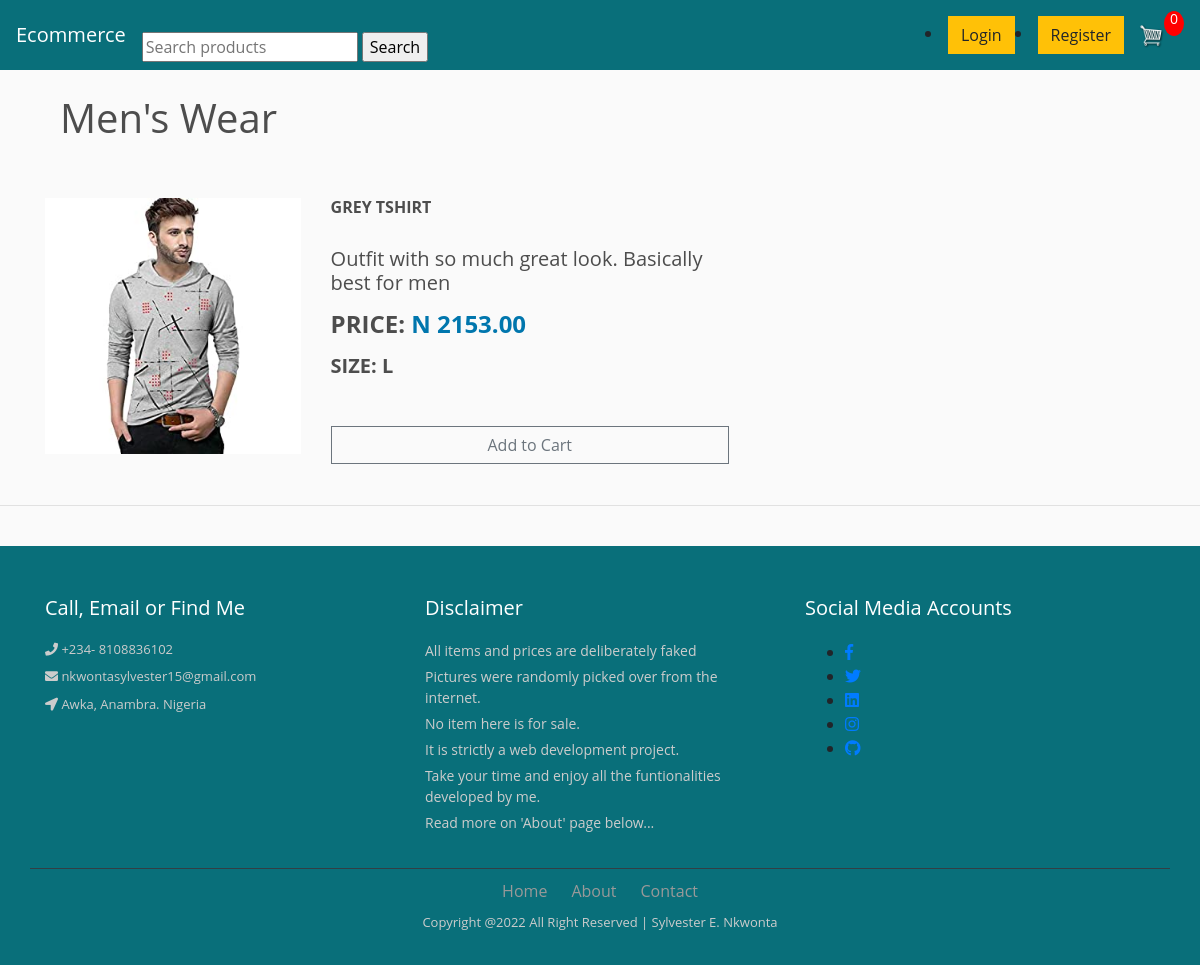
/category/mens-wear/, run on an earlier commit of the app's database.
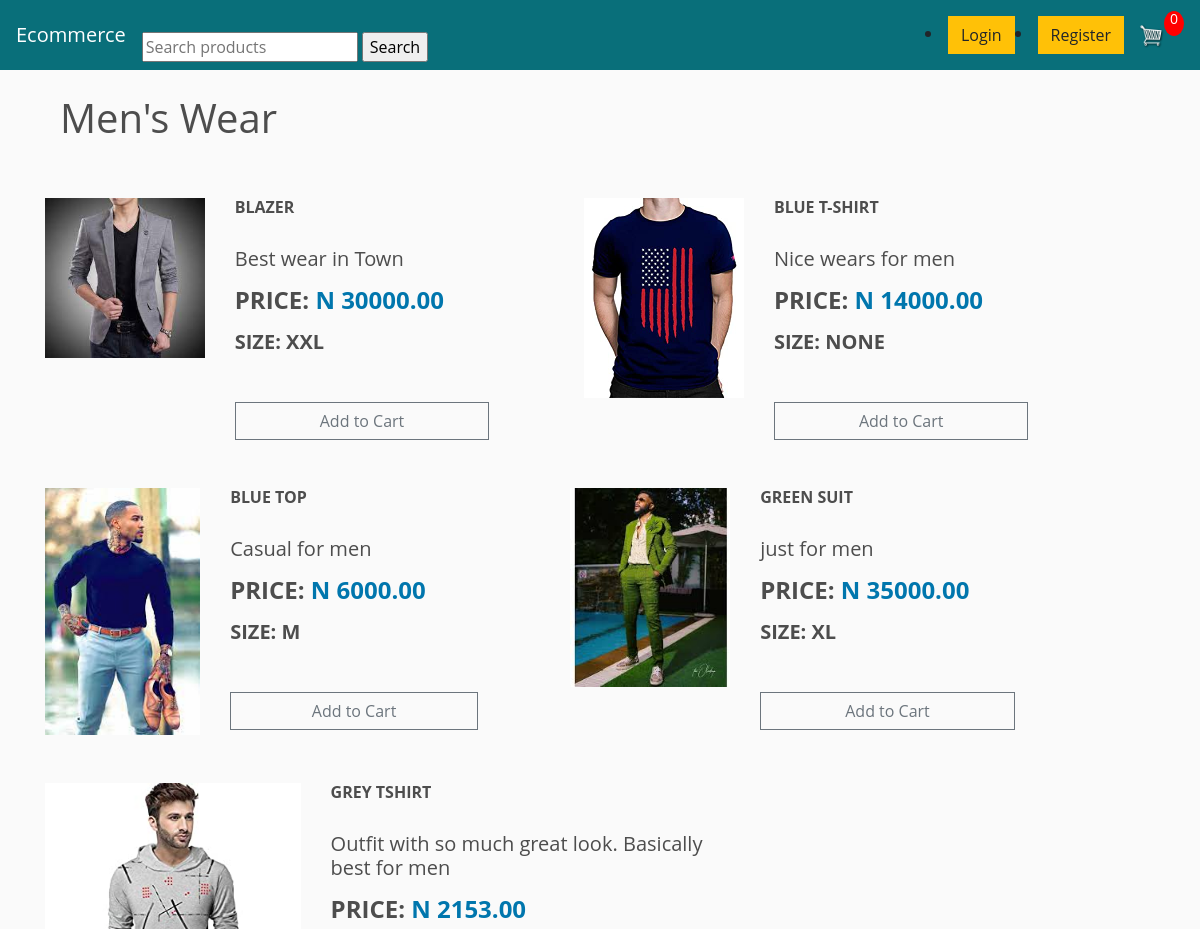
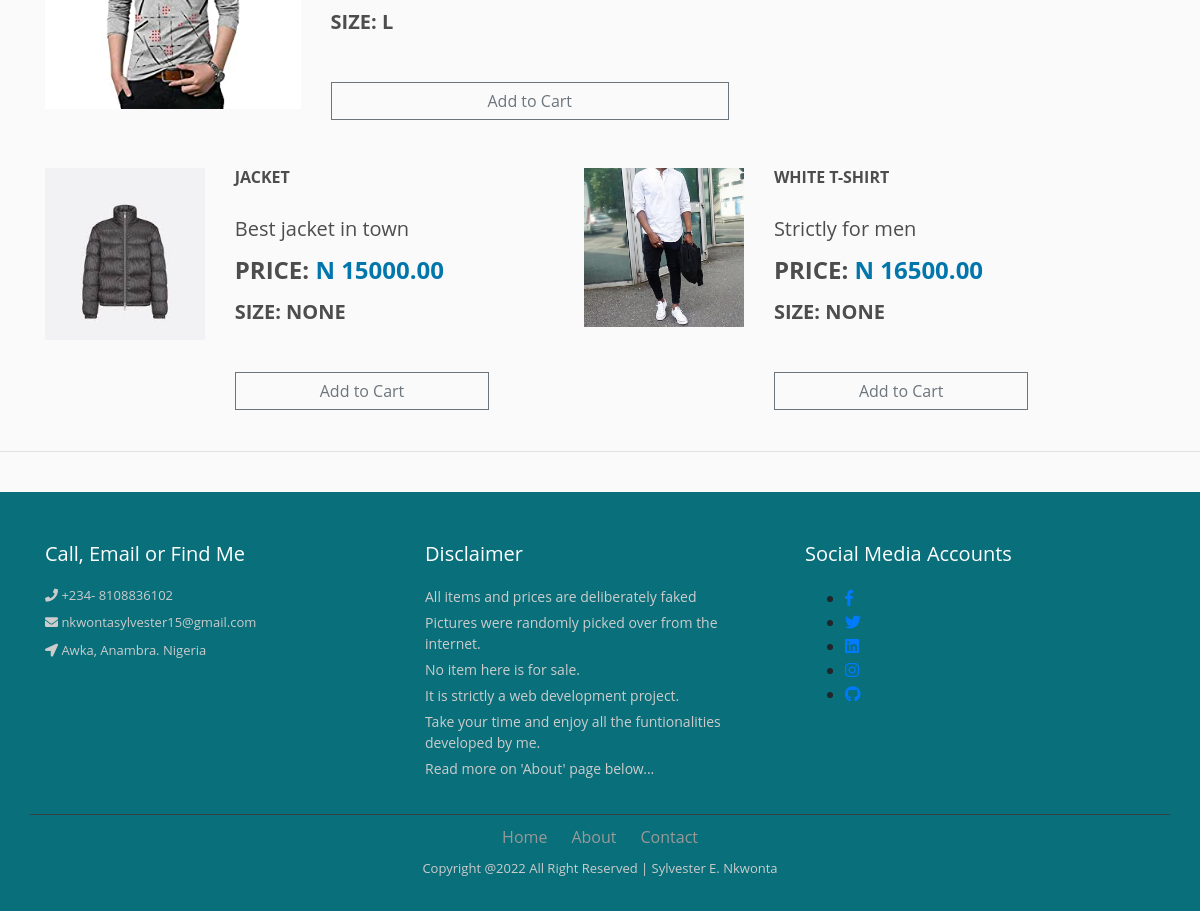
And on a later commit of the database (2 pictures, top to bottom).
### e_commerce/models.py (models this page shows, shortened)
class Category(models.Model):
    name = models.CharField(max_length=40, verbose_name='name')
    slug = models.SlugField(max_length=200, unique=True, null=True, blank=True)
    class  Meta:  #new
        verbose_name_plural  =  "Categories"

class Product(models.Model):
    name = models.CharField(max_length=150)
    slug = models.SlugField(max_length=200, unique=True, null=True, blank=True)
    price = models.DecimalField(max_digits=7, decimal_places=2)
    image = models.ImageField(upload_to='product_image', null=True, blank=True)
    digital = models.BooleanField(default=False, null=True, blank=True)
    category = models.ForeignKey(Category, on_delete=models.CASCADE,default=1)
    description = models.CharField(max_length=250, default='', null=True, blank=True)
    size = models.CharField(max_length=200, null=True, blank=True, help_text='Input size of product')
    class Meta:
        ordering = ['name']

### e_commerce/views.py (the view)
# urls.py: path('category/<slug:slug>/', views.category_details, name="category-details"),
def category_details(request, slug):
    data = cartData(request)
    cartItems = data['cartItems']
    cate = get_object_or_404(Category, slug=slug)
    context = {
        'cate': cate,
        'cartItems': cartItems,
    }
    return render(request, 'e_commerce/category_details.html', context)

### e_commerce/utils.py (called while the page is built, shortened)
def cookieCart(request):
        try:
            cart = json.loads(request.COOKIES['cart'])
        except:
            cart = {}
        print('Cart:', cart)
        items = []
        order = {'get_cart_total':0, 'get_cart_items':0, 'shipping': False}
        cartItems = order['get_cart_items']
        return {'cartItems': cartItems, 'order':order, 'items': items}

def cartData(request):
    if request.user.is_authenticated:
        customer = request.user.customer
        order, created = Order.objects.get_or_create(customer=customer, complete=False)
        items = order.orderitem_set.all()
        cartItems = order.get_cart_items
    else:
        cookieData = cookieCart(request)
        cartItems = cookieData['cartItems']
        order = cookieData['order']
        items = cookieData['items']
    return {'cartItems': cartItems, 'order':order, 'items': items}

### e_commerce/templates/e_commerce/category_details.html (shortened to what this page needs)
{% extends 'base.html' %}
{% block body %}
  <br>
  <div class="container">
    {% block title %} <h1>{{ cate.name }}</h1>{% endblock %}
    <div class="row">
        {% if cate.product_set.all %}
        {% for cates in cate.product_set.all %}
        <div class="container-fliud mt-4">
            <div class="wrapper row mt-4">
                <div class="preview col-md-4">
                    <div class="preview-pic tab-content">
                      <div class="tab-pane active"><img src="{{ cates.image.url }}" style="width:300px;height:300px,color:text-light"/></div>
                    </div>
                </div>
                <div class="details col-md-6">
                    <h6 class="product-title"> {{ cates.name }} </h6>
                    <h5 class="product-description">{{cates.description }}</h5>
                    <h4 class="price">price: <span>N {{ cates.price }}</span></h4>
                    <h5 class="sizes">size: {{ cates.size }}</h5>
                      <button data-product={{cates.id}}  data-action="add" class="btn btn-outline-secondary add-btn update-cart">Add to Cart</button>
                </div>
            </div>
        </div>
        {% endfor %}
        {% else %}
        <p>Not woorking </p>
        {% endif %}
    </div>
  </div>
{% endblock body %}

### e_commerce/templates/base.html (shortened to what this page needs)
<!DOCTYPE html>
{% load static %}
<html>
  <link href="//maxcdn.bootstrapcdn.com/bootstrap/4.1.1/css/bootstrap.min.css" rel="stylesheet" id="bootstrap-css">
    <head>
      <link rel="stylesheet" href="https://stackpath.bootstrapcdn.com/bootstrap/4.1.3/css/bootstrap.min.css">
      <link rel="stylesheet" href="https://use.fontawesome.com/releases/v5.2.0/css/all.css">
           <link rel="stylesheet" href="https://stackpath.bootstrapcdn.com/bootstrap/4.4.1/css/bootstrap.min.css">
           <link rel="stylesheet" type="text/css" href="{% static 'css/main.css' %}">
    </head>
<body>
  <nav class="navbar navbar-expand-lg navbar-dark bg-dark">
    <a class="navbar-brand" href="{% url 'store' %}">Ecommerce<span class="sr-only">(current)</span></a>
    <br>
    <form action="{% url 'search' %}" method="GET" value="{{request.GET.q}}">
       <br><input type="text" name="q" value="{{request.GET.q}}" placeholder="Search products"/>
      <input type="submit" name="submit" value="Search"/>
      </form>
    <div class="collapse navbar-collapse" id="navbarSupportedContent">
    <div class="form-inline my-2 my-lg-0">
         <br>
      {% if user.is_authenticated %}
      <li class="nav-item active ">
        <a href="{% url 'profile' %}" class="btn btn-warning">Profile<span class="sr-only">(current)</span></a>
      </li>
      <br>
      <li class="nav-item active ">
        <a  href="{% url 'logout' %}" class="btn btn-warning">Logout<span class="sr-only">(current)</span></a>
      </li>
      {% else %}
      <li class="nav-item active">
        <a  href="{% url 'login' %}" class="btn btn-warning">Login<span class="sr-only">(current)</span></a>
      </li>
      <br>
      <li class="nav-item active">
        <a href="{% url 'register' %}" class="btn btn-warning">Register<span class="sr-only">(current)</span></a>
      </li>
      {% endif %}
        <a href="{% url 'cart' %}"><img id="cart-icon" src="{% static 'media/cart.png' %}"></a>
        <h5><p id="cart-total">{{cartItems}}</p></h5>
    </div>
    </div>
</nav>
<div class="container">
          {% block body %}
          {% endblock body %}
  </div>
  <div class="col-md-4 float-center">
  </div>
  <br/>
  <hr>
  <br>
  <footer class="footer">
    <div class="container bottom_border">
    <div class="row">
    <div class=" col-sm-4 col-md col-sm-4  col-10 col">
    <h5 class="headin5_amrc col_white_amrc pt2">Call, Email or Find Me</h5>
    <p><i class="fa fa-phone"></i>  +234- 8108836102 </p>
    <p><i class="fa fa fa-envelope"></i> nkwontasylvester15@gmail.com </p>
    <p><i class="fa fa-location-arrow"></i> Awka, Anambra. Nigeria </p>
    </div>
    <div class=" col-sm-4 col-md  col-6 col">
    <h5 class="headin5_amrc col_white_amrc pt2">Disclaimer</h5>
    <ul class="footer_ul_amrc">
    <li>All items and prices are deliberately faked</li>
    <li>Pictures were randomly picked over from the internet.</li>
    <li>No item here is for sale.</li>
    <li>It is strictly a web development project.</li>
    <li>Take your time and enjoy all the funtionalities developed by me.</li>
    <li>Read more on 'About' page below...</li>
    </ul>
    </div>
    <div class=" col-sm-4 col-md  col-12 col">
    <h5 class="headin5_amrc col_white_amrc pt2">Social Media Accounts</h5>
      <ul class="social_footer_ul_amrc">
      <li><a href="https://web.facebook.com/kiddomantii.elias"><i class="fab fa-facebook-f"></i></a></li>
      <li><a href="https://github.com/sylucck"><i class="fab fa-twitter"></i></a></li>
      <li><a href="https://www.linkedin.com/in/sylvester-nkwonta-718ba21b1/"><i class="fab fa-linkedin"></i></a></li>
      <li><a href="https://www.instagram.com/sylucck/"><i class="fab fa-instagram"></i></a></li>
      <li><a href="https://github.com/sylucck"><i class="fab fa-github"></i></a></li>
      </ul>
    </div>
    </div>
    </div>
    <div class="container">
    <ul class="foote_bottom_ul_amrc">
    <li><a href="">Home</a></li>
    <li><a href="">About</a></li>
    <li><a href="">Contact</a></li>
    </ul>
    <p class="text-center">Copyright @2022 All Right Reserved | Sylvester E. Nkwonta</a></p>
    </div>
    </footer>
</body>
</html>
</body>
</html>

### static/css/main.css (style rules this page uses)
nav { background-color: green; }
body { background-color:hsl(0, 0%, 98%); }
h1,h2,h3,h4,h5,h6 { color:hsl(0, 0%, 30%); }
.bg-dark { background-color: #096f7a!important; }
#cart-icon { width:25px; display: inline-block; margin-left: 15px; }
#cart-total { display: block; text-align: center; color:#fff; background-color: red; width: 20px; height: 25px; border-radius: 50%; font-size: 14px; }
.btn { border-radius: 0; }
.col_white_amrc { color:#FFF; }
footer { width:100%; background-color:#096f7a; min-height:250px; padding:10px 0px 25px 0px ; }
.pt2 { padding-top:40px ; margin-bottom:20px ; }
footer p { font-size:13px; color:#CCC; padding-bottom:0px; margin-bottom:8px; }
.footer_ul_amrc { margin:0px ; color:#CCC; list-style-type:none ; font-size:14px; padding:0px 0px 10px 0px ; }
.footer_ul_amrc li { padding:0px 0px 5px 0px; color:#CCC; }
.bottom_border { border-bottom:1px solid #323f45; padding-bottom:20px; }
.foote_bottom_ul_amrc { list-style-type:none; padding:0px; display:table; margin-top: 10px; margin-right: auto; margin-bottom: 10px; margin-left: auto; }
.foote_bottom_ul_amrc li { display:inline; }
.foote_bottom_ul_amrc li a { color:#999; margin:0 12px; }

### e_commerce/templates/e_commerce/category_details.html (style rules this page uses)
body { font-family: 'open sans'; overflow-x: hidden; }
img { max-width: 100%; }
.preview { display: -webkit-box; display: -webkit-flex; display: -ms-flexbox; display: flex; -webkit-box-orient: vertical; -webkit-box-direction: normal; -webkit-flex-direction: column; -ms-flex-direction: column; flex-direction: column; }
.preview-pic { -webkit-box-flex: 1; -webkit-flex-grow: 1; -ms-flex-positive: 1; flex-grow: 1; }
.tab-content { overflow: hidden; }
.tab-content img { width: 100%; -webkit-animation-name: opacity; animation-name: opacity; -webkit-animation-duration: .3s; animation-duration: .3s; }
@media screen and (min-width: 997px) { .wrapper { display: -webkit-box; display: -webkit-flex; display: -ms-flexbox; display: flex; } }
.details { display: -webkit-box; display: -webkit-flex; display: -ms-flexbox; display: flex; -webkit-box-orient: vertical; -webkit-box-direction: normal; -webkit-flex-direction: column; -ms-flex-direction: column; flex-direction: column; }
.product-title, .price, .sizes, .colors, .lead { text-transform: UPPERCASE; font-weight: bold; }
.checked, .price span { color: #0076ad; }
.product-title, .rating, .product-description, .price, .vote, .sizes { margin-bottom: 15px; }
.product-title { margin-top: 0; }

What changed in the data, as far as the page shows it:
added Product: image (picture), name "BLAZER", description "Best wear in Town", price "30000.00", size "XXL"
added Product: image (picture), name "BLUE T-SHIRT", description "Nice wears for men", price "14000.00", size "NONE"
added Product: image (picture), name "BLUE TOP", description "Casual for men", price "6000.00", size "M"
added Product: image (picture), name "GREEN SUIT", description "just for men", price "35000.00", size "XL"
added Product: image (picture), name "JACKET", description "Best jacket in town", price "15000.00", size "NONE"
added Product: image (picture), name "WHITE T-SHIRT", description "Strictly for men", price "16500.00", size "NONE"
